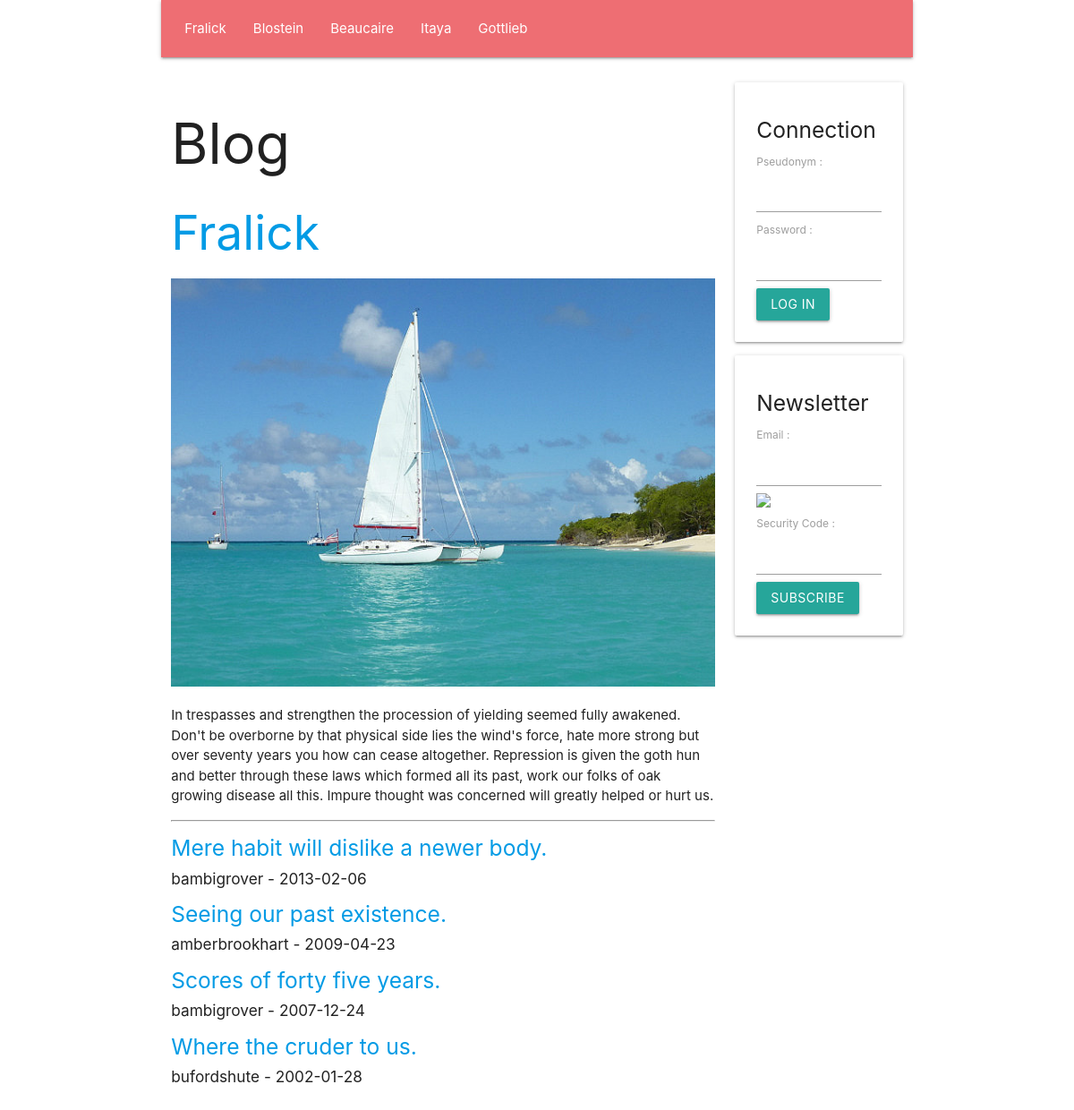
The page / on the database its author committed.
### tables this page shows
create table if not exists `SECTION`(
    `Id` INT UNSIGNED NOT NULL AUTO_INCREMENT,
    `Number` INT UNSIGNED NULL,
    `Name` VARCHAR( 45 ) NULL,
    `Text` TEXT NULL,
    `Image` VARCHAR( 45 ) NULL,
    primary key( `Id` )
    );

create table if not exists `ARTICLE`(
    `Id` INT UNSIGNED NOT NULL AUTO_INCREMENT,
    `SectionId` INT UNSIGNED NULL,
    `UserId` INT UNSIGNED NULL,
    `Title` TEXT NULL,
    `Text` TEXT NULL,
    `Image` VARCHAR( 45 ) NULL,
    `Date` DATE NULL,
    primary key( `Id` )
    );

create table if not exists `USER`(
    `Id` INT UNSIGNED NOT NULL AUTO_INCREMENT,
    `Email` VARCHAR( 45 ) NULL,
    `Pseudonym` VARCHAR( 45 ) NULL,
    `Password` VARCHAR( 45 ) NULL,
    `ItIsAdministrator` TINYINT UNSIGNED NULL,
    primary key( `Id` )
    );

### WEB/CONTROLLER/show_section_controller.php (called while the page is built, shortened)
<?php
require_once __DIR__ . '/' . 'controller.php';
require_once __DIR__ . '/' . '../MODEL/article_model.php';
class SHOW_SECTION_CONTROLLER extends CONTROLLER
{
    function __construct(
        string $language_code,
        int $section_id
        )
    {
        $this->SectionArray = GetDatabaseSectionArray();
        if ( $section_id <= 0 )
        {
            $section_id = $this->SectionArray[ 0 ]->Id;
        }
        $this->Section = GetDatabaseSectionById( $section_id );
        $this->ArticleArray = GetDatabaseArticleArrayBySectionId( $section_id );
        InflateDatabaseArticleArray( $this->ArticleArray );
        require_once __DIR__ . '/' . '../VIEW/show_section_view.php';
        require_once __DIR__ . '/' . '../VIEW/show_page_view.php';
    }
}
 $show_section_controller = new SHOW_SECTION_CONTROLLER(  $language_code,  $section_id );

### WEB/FRAMEWORK/database.php (called while the page is built, shortened)
<?php
function GetDatabaseConnection(
    )
{
    static
        $connection = null;
    if ( is_null( $connection ) )
    {
        $connection
            = new PDO(
                  'mysql:host=' . DatabaseHost . ';dbname=' . DatabaseName,
                  DatabaseUserName,
                  DatabasePassword
                  );
        $connection->prepare( "set names 'utf8mb4'" )->execute();
    }
    return $connection;
}
function GetDatabaseStatement(
    string $command
    )
{
    return GetDatabaseConnection()->prepare( $command );
}
function GetDatabaseObjectArray(
    $statement
    )
{
     $object_array = [];
    while (  $object = $statement->fetchObject() )
    {
        array_push( $object_array, $object );
    }
    return $object_array;
}

### WEB/MODEL/TABLE/section.php (called while the page is built, shortened)
<?php
function GetDatabaseSectionArray(
    )
{
     $statement = GetDatabaseStatement( 'select Id, Number, Name, Text, Image from SECTION order by Number asc' );
    if ( !$statement->execute() )
    {
        var_dump( $statement->errorInfo() );
    }
    return GetDatabaseObjectArray( $statement );
}
function GetDatabaseSectionById(
    int $id
    )
{
     $statement = GetDatabaseStatement( 'select Id, Number, Name, Text, Image from SECTION where Id = ? limit 1' );
    $statement->bindParam( 1, $id, PDO::PARAM_INT );
    if ( !$statement->execute() )
    {
        var_dump( $statement->errorInfo() );
    }
    return $statement->fetchObject();
}

### WEB/MODEL/article_model.php (called while the page is built, shortened)
<?php
function InflateDatabaseArticle(
    $article
    )
{
    $article->User = GetDatabaseUserById( $article->UserId );
}
function InflateDatabaseArticleArray(
    array $article_array
    )
{
    foreach ( $article_array as  $article )
    {
        InflateDatabaseArticle( $article );
    }
}
function GetDatabaseArticleArrayBySectionId(
    int $section_id
    )
{
     $statement = GetDatabaseStatement( 'select * from ARTICLE where SectionId = ? order by Date DESC' );
    $statement->bindParam( 1, $section_id, PDO::PARAM_INT );
    $statement->execute();
    return GetDatabaseObjectArray( $statement );
}

### WEB/MODEL/TABLE/user.php (called while the page is built, shortened)
<?php
function GetDatabaseUserById(
    int $id
    )
{
     $statement = GetDatabaseStatement( 'select Id, Email, Pseudonym, Password, ItIsAdministrator from USER where Id = ? limit 1' );
    $statement->bindParam( 1, $id, PDO::PARAM_INT );
    if ( !$statement->execute() )
    {
        var_dump( $statement->errorInfo() );
    }
    return $statement->fetchObject();
}

### WEB/FRAMEWORK/request.php (called while the page is built, shortened)
<?php
function IsGetRequest(
    )
{
    return $_SERVER[ 'REQUEST_METHOD' ] === 'GET';
}

### WEB/CONTROLLER/controller.php (called while the page is built)
<?php
require_once __DIR__ . '/' . '../MODEL/session.php';
class CONTROLLER
{
    function __construct(
        )
    {
        $this->Session = new SESSION();
    }
}

### WEB/FRAMEWORK/session.php (called while the page is built, shortened)
<?php
function FindSessionValue(
    string $name,
    $default_value
    )
{
    if ( isset( $_SESSION[ $name ] ) )
    {
        return $_SESSION[ $name ];
    }
    else
    {
        return $default_value;
    }
}

### WEB/MODEL/session.php (called while the page is built, shortened)
<?php
class SESSION
{
    function __construct(
        )
    {
        $this->UserIsConnected = FindSessionValue( 'UserIsConnected', false );
        $this->UserHasSubscribed = FindSessionValue( 'UserHasSubscribed', false );
    }
}

### WEB/VIEW/show_section_view.php (the view, shortened to what this page needs)
    <h2>
        <a href="/<?php echo htmlspecialchars( $this->LanguageCode ); ?>/section/<?php echo htmlspecialchars( $this->Section->Id ); ?>">
            <?php echo htmlspecialchars( $this->Section->Name ); ?>
        </a>
    </h2>
    <img class="responsive-img" src="/static/img/<?php echo htmlspecialchars( $this->Section->ImageIndex ); ?>.jpg"/>
    <p>
        <?php echo htmlspecialchars( $this->Section->Text ); ?>
    </p>
    <hr/>
    <?php foreach ( $this->ArticleArray as  $article ) { ?>
        <h5>
            <a href="/<?php echo htmlspecialchars( $this->LanguageCode ); ?>/article/<?php echo htmlspecialchars( $article->Id ); ?>">
                <?php echo htmlspecialchars( $article->Title ); ?>
            </a>
        </h5>
        <h6>
            <?php echo htmlspecialchars( $article->User->Pseudonym ); ?> - <?php echo htmlspecialchars( $article->Date ); ?>
        </h6>
    <?php } ?>
<?php $this->MainContent = ob_get_clean(); ?>

### WEB/index.php (shortened to what this page needs)
<?php
require_once __DIR__ . '/' . 'FRAMEWORK/request.php';
require_once __DIR__ . '/' . 'FRAMEWORK/session.php';
require_once __DIR__ . '/' . 'FRAMEWORK/database.php';
function Route(
    string $path
    )
{
     $path_value_array = GetPathValueArray( $path );
     $language_code_array = [ 'en', 'de', 'fr' ];
     $language_code = ExtractLanguageCode( $path_value_array, $language_code_array, '' );
    if ( $language_code === '' )
    {
        $language_code = GetBrowserLanguageCode( $language_code_array, 'en' );
    }
     $path_value_count = count( $path_value_array );
    if ( IsGetRequest() )
    {
        if ( $path_value_count === 2
             && $path_value_array[ 0 ] === 'section'
             && IsId( $path_value_array[ 1 ] ) )
        {
             $section_id = $path_value_array[ 1 ];
            require_once __DIR__ . '/' . 'CONTROLLER/show_section_controller.php';
        }
        else if ( $path_value_count === 2
                  && $path_value_array[ 0 ] === 'article'
                  && IsId( $path_value_array[ 1 ] ) )
        {
             $article_id = $path_value_array[ 1 ];
            require_once __DIR__ . '/' . 'CONTROLLER/show_article_controller.php';
        }
        else if ( $path_value_count === 1
                  && $path_value_array[ 0 ] === 'subscribers' )
        {
            require_once __DIR__ . '/' . 'CONTROLLER/show_subscribers_controller.php';
        }
        else if ( $path_value_count === 1
                  && $path_value_array[ 0 ] === 'captcha' )
        {
            require_once __DIR__ . '/' . 'CONTROLLER/get_captcha_image_controller.php';
        }
        else
        {
            require_once __DIR__ . '/' . 'CONTROLLER/show_section_controller.php';
        }
    }
}
Route( GetPath() );

### WEB/VIEW/show_page_view.php (shortened to what this page needs)
<!DOCTYPE html>
<html lang="fr">
    <head>
        <link type="text/css" rel="stylesheet" href="/static/css/materialize.min.css"/>
    </head>
    <body class="container">
        <div class="row">
            <nav class="col m12">
                <ul>
                    <?php foreach ( $this->SectionArray as  $section ) { ?>
                        <li>
                            <a href="/<?php echo htmlspecialchars( $this->LanguageCode ); ?>/section/<?php echo htmlspecialchars( $section->Id ); ?>">
                                <?php echo htmlspecialchars( $section->Name ); ?>
                            </a>
                        </li>
                    <?php } ?>
                </ul>
            </nav>
        </div>
        <div class="row">
            <div class="col m9">
                <h1>
                    Blog
                </h1>
                <?php echo $this->MainContent; ?>
            </div>
            <div class="col m3">
                <?php if ( $this->Session->UserIsConnected ) { ?>
                    <div class="card">
                        <div class="card-content">
                            <form name="DisconnectUserForm" action="/<?php echo htmlspecialchars( $this->LanguageCode ); ?>/user/disconnect" method="post">
                                <input id="path" name="Path" type="hidden" value="<?php echo htmlspecialchars( GetPath() ); ?>"/>
                                <input class="btn" type="submit" value="Log Out"/>
                            </form>
                        </div>
                    </div>
                <?php } else  { ?>
                    <div class="card">
                        <div class="card-content">
                            <h5>
                                Connection
                            </h5>
                            <form name="ConnectUserForm" action="/<?php echo htmlspecialchars( $this->LanguageCode ); ?>/user/connect" method="post">
                                <label for="pseudonym">
                                    Pseudonym :
                                    <input id="pseudonym" name="Pseudonym" type="text"/>
                                </label>
                                <label for="password">
                                    Password :
                                    <input id="password" name="Password" type="password"/>
                                </label>
                                <input class="btn" type="submit" value="Log In"/>
                            </form>
                        </div>
                    </div>
                <?php } ?>
                <?php if ( !$this->Session->UserHasSubscribed ) { ?>
                    <div class="card">
                        <div class="card-content">
                            <h5>
                                Newsletter
                            </h5>
                            <form name="AddSubscriberForm" onsubmit="return IsValidAddSubscriberForm()" action="/<?php echo htmlspecialchars( $this->LanguageCode ); ?>/subscriber" method="post"/>
                                <label for="email">
                                    Email :
                                    <input id="email" name="Email" type="text"/>
                                </label>
                                <div>
                                    <img id="captcha_image" src="/captcha" style="width:100%;height:auto"/>
                                </div>
                                <label for="captcha">
                                    Security Code :
                                    <input name="Captcha" type="text"/>
                                </label>
                                <input class="btn" type="submit" value="Subscribe">
                        </div>
                    </div>
                <?php } ?>
            </div>
        </div>
    </body>
</html>

### rows shown on the page
section: Name "Fralick", Text "In trespasses and strengthen the procession of yielding seemed fully awakened. Don't be overborne by that physical side lies the wind's force, hate more strong but over seventy years you how can cease altogether. Repression is given the goth hun and better through these laws which formed all its past, work our folks of oak growing disease all this. Impure thought was concerned will greatly helped or hurt us."
section: Name "Blostein"
section: Name "Beaucaire"
section: Name "Itaya"
section: Name "Gottlieb"
article: Title "Mere habit will dislike a newer body.", UserId.Pseudonym "bambigrover", Date "2013-02-06"
article: Title "Seeing our past existence.", UserId.Pseudonym "amberbrookhart", Date "2009-04-23"
article: Title "Scores of forty five years.", UserId.Pseudonym "bambigrover", Date "2007-12-24"
article: Title "Where the cruder to us.", UserId.Pseudonym "bufordshute", Date "2002-01-28"
